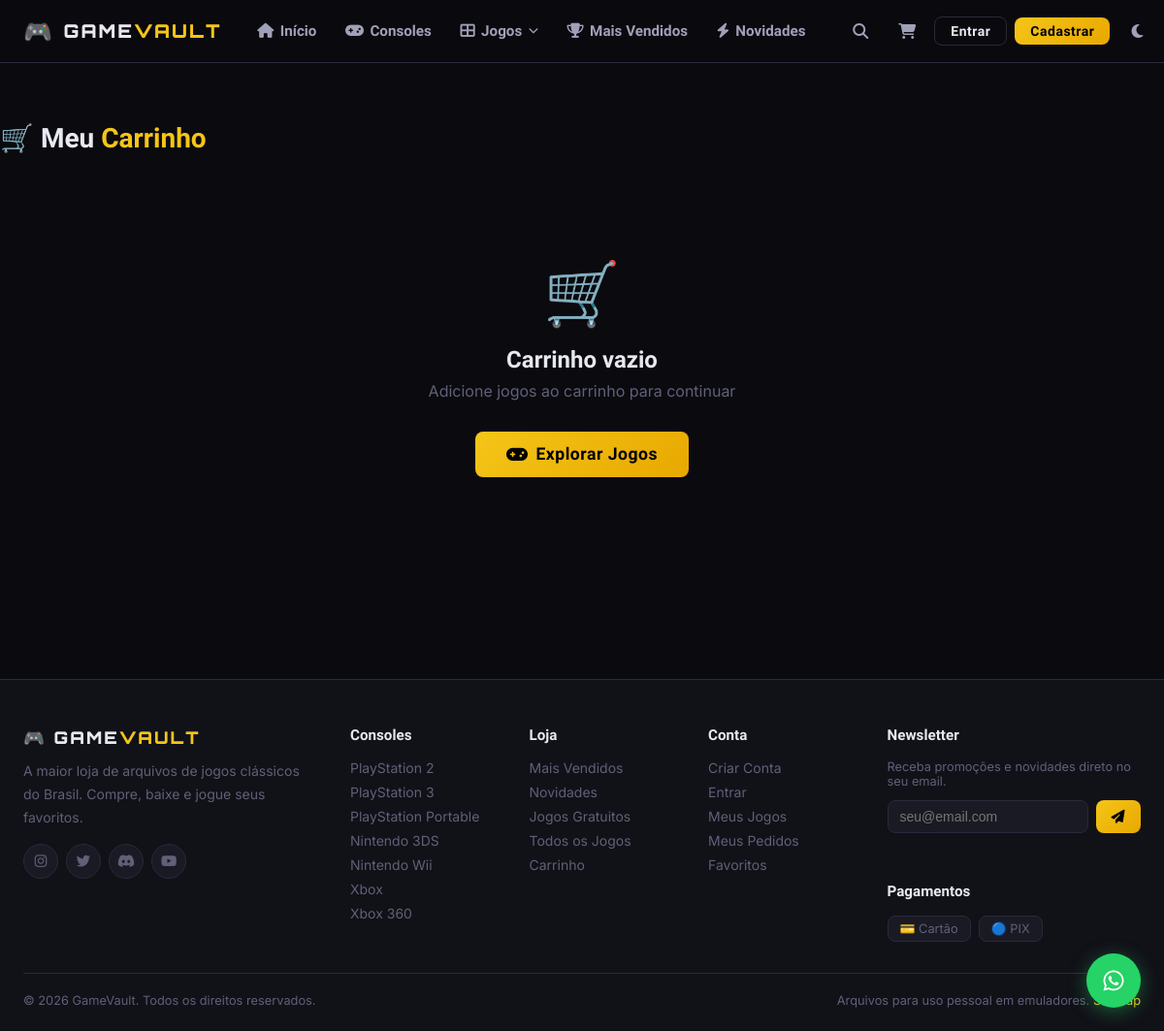
The page /carrinho on the database its author committed.
### tables this page shows
CREATE TABLE consoles (
        id INTEGER PRIMARY KEY AUTOINCREMENT,
        name TEXT UNIQUE NOT NULL,
        slug TEXT UNIQUE NOT NULL,
        banner TEXT DEFAULT '',
        icon TEXT DEFAULT '',
        sort_order INTEGER DEFAULT 0,
        active INTEGER DEFAULT 1
    );

### app.py (the view, shortened to what this page needs)
@app.route('/carrinho')
def cart():
    db = get_db()
    cart_items = session.get('cart', [])
    games = []
    total = 0
    return render_template('cart.html', cart_games=games, total=total)

### app.py (called while the page is built)
def get_db():
    if 'db' not in g:
        g.db = sqlite3.connect(DB_PATH)
        g.db.row_factory = sqlite3.Row
        g.db.execute("PRAGMA journal_mode=WAL")
        g.db.execute("PRAGMA foreign_keys=ON")
    return g.db

def current_user():
    if 'user_id' not in session:
        return None
    return get_db().execute("SELECT * FROM users WHERE id=?", (session['user_id'],)).fetchone()

@app.context_processor
def inject_globals():
    db = get_db()
    consoles = db.execute("SELECT * FROM consoles WHERE active=1 ORDER BY sort_order").fetchall()
    user = current_user()
    notif_count = 0
    cart = session.get('cart', [])
    if user:
        notif_count = db.execute(
            "SELECT COUNT(*) FROM notifications WHERE user_id=? AND read=0",
            (user['id'],)
        ).fetchone()[0]
    return dict(
        consoles=consoles,
        current_user=user,
        notif_count=notif_count,
        cart_count=len(cart),
        now=datetime.datetime.now()
    )

### templates/cart.html (shortened to what this page needs)
{% extends "base.html" %}
{% block content %}
<div class="container section">
  <h1 class="section-title" style="margin-bottom:1.5rem">🛒 Meu <span>Carrinho</span></h1>
  {% if cart_games %}
  <div class="cart-layout">
    <div>
      {% for item in cart_games %}
      {% set g = item.item %}
      <div class="cart-item" data-cart-id="{{ g.id }}" data-cart-type="{{ item.type }}" data-price="{{ g.price if item.type=='game' else g.price }}">
        <div class="cart-item-img">
          {% if item.type=='game' and g.cover %}
          <img src="{{ url_for('static', filename='uploads/covers/'+g.cover) }}" alt="{{ g.title }}">
          {% else %}
          <div style="width:100%;height:100%;background:var(--bg3);display:flex;align-items:center;justify-content:center;font-size:1.5rem">🎮</div>
          {% endif %}
        </div>
        <div class="cart-item-info">
          <div class="cart-item-title">{% if item.type=='game' %}{{ g.title }}{% else %}{{ g.name }}{% endif %}</div>
          <div class="cart-item-console">
            {% if item.type=='game' %}{{ g.console_name }} · {{ g.file_format }}{% else %}Pacote{% endif %}
          </div>
        </div>
        <div class="cart-item-price">R$ {{ '%.2f'|format(g.price)|replace('.',',') }}</div>
        <button class="cart-item-remove" onclick="removeFromCart({{ g.id }}, '{{ item.type }}')" title="Remover">
          <i class="fas fa-trash"></i>
        </button>
      </div>
      {% endfor %}
      <a href="{{ url_for('all_games') }}" class="btn btn-outline btn-sm"><i class="fas fa-plus"></i> Adicionar mais jogos</a>
    </div>
    <div class="order-summary">
      <div class="summary-title">Resumo do Pedido</div>
      <div class="summary-row"><span>Subtotal</span><span id="cartTotal">R$ {{ '%.2f'|format(total)|replace('.',',') }}</span></div>
      <div class="summary-row" id="discountRow" style="display:none;color:var(--success)">
        <span>Desconto</span><span id="discountValue">-</span>
      </div>
      <div class="summary-row total">
        <span>Total</span>
        <span class="summary-total-price" id="finalTotal">R$ {{ '%.2f'|format(total)|replace('.',',') }}</span>
      </div>
      <div id="cartSubtotal" data-total="{{ total }}" style="display:none"></div>
      <div class="coupon-input">
        <input type="text" id="couponInput" placeholder="CUPOM DE DESCONTO" class="form-input" style="margin:0">
        <button class="btn btn-outline btn-sm" onclick="checkCoupon()">Aplicar</button>
      </div>
      <div id="couponMsg"></div>
      <input type="hidden" id="couponCodeHidden" value="">
      {% if current_user %}
      <a href="{{ url_for('checkout') }}" class="btn btn-gold btn-full btn-lg" style="margin-top:1rem">
        <i class="fas fa-lock"></i> Finalizar Compra
      </a>
      {% else %}
      <a href="{{ url_for('login') }}?next={{ url_for('checkout') }}" class="btn btn-gold btn-full btn-lg" style="margin-top:1rem">
        <i class="fas fa-sign-in-alt"></i> Entrar para Comprar
      </a>
      {% endif %}
      <p style="text-align:center;font-size:0.75rem;color:var(--text3);margin-top:0.75rem">
        <i class="fas fa-shield-alt"></i> Pagamento 100% seguro
      </p>
    </div>
  </div>
  {% else %}
  <div style="text-align:center;padding:5rem 0">
    <div style="font-size:4rem;margin-bottom:1rem">🛒</div>
    <h3 style="font-family:var(--font-heading);font-size:1.5rem;margin-bottom:0.5rem">Carrinho vazio</h3>
    <p style="color:var(--text3);margin-bottom:2rem">Adicione jogos ao carrinho para continuar</p>
    <a href="{{ url_for('all_games') }}" class="btn btn-gold btn-lg"><i class="fas fa-gamepad"></i> Explorar Jogos</a>
  </div>
  {% endif %}
</div>
{% endblock %}

### templates/base.html (shortened to what this page needs)
<!DOCTYPE html>
<html lang="pt-BR" data-theme="dark">
<head>
<link rel="stylesheet" href="https://cdnjs.cloudflare.com/ajax/libs/font-awesome/6.5.0/css/all.min.css">
<link rel="stylesheet" href="{{ url_for('static', filename='css/style.css') }}">
</head>
<body class="{% block body_class %}{% endblock %}">
<nav class="navbar" id="navbar">
  <div class="nav-container">
    <a href="{{ url_for('index') }}" class="nav-logo">
      <span class="logo-icon">🎮</span>
      <span class="logo-text">GAME<span class="logo-gold">VAULT</span></span>
    </a>
    <div class="nav-links" id="navLinks">
      <a href="{{ url_for('index') }}" class="nav-link {% if request.endpoint=='index' %}active{% endif %}">
        <i class="fas fa-home"></i> Início
      </a>
      <a href="{{ url_for('consoles_page') }}" class="nav-link {% if request.endpoint=='consoles_page' %}active{% endif %}">
        <i class="fas fa-gamepad"></i> Consoles
      </a>
      <div class="nav-dropdown">
        <span class="nav-link has-dropdown">
          <i class="fas fa-th-large"></i> Jogos <i class="fas fa-chevron-down tiny"></i>
        </span>
      </div>
      <a href="{{ url_for('bestsellers') }}" class="nav-link {% if request.endpoint=='bestsellers' %}active{% endif %}">
        <i class="fas fa-trophy"></i> Mais Vendidos
      </a>
      <a href="{{ url_for('novidades') }}" class="nav-link {% if request.endpoint=='novidades' %}active{% endif %}">
        <i class="fas fa-bolt"></i> Novidades
      </a>
    </div>
    <div class="nav-actions">
      <button class="nav-icon-btn" id="searchToggle" title="Buscar">
        <i class="fas fa-search"></i>
      </button>
      <a href="{{ url_for('cart') }}" class="nav-icon-btn cart-btn" title="Carrinho">
        <i class="fas fa-shopping-cart"></i>
      </a>
      {% if current_user %}
      <div class="nav-notif" id="notifDropdown">
        <button class="nav-icon-btn notif-btn" title="Notificações">
          <i class="fas fa-bell"></i>
          {% if notif_count > 0 %}
          <span class="badge pulse">{{ notif_count }}</span>
          {% endif %}
        </button>
        <div class="notif-panel" id="notifPanel">
          <div class="notif-header">
            <span>Notificações</span>
            <small id="notifCount">{{ notif_count }} nova(s)</small>
          </div>
          <div class="notif-list" id="notifList">
            <div class="notif-loading">Carregando...</div>
          </div>
          <a href="{{ url_for('my_account') }}" class="notif-footer">Ver todas</a>
        </div>
      </div>
      <div class="nav-user">
        <button class="nav-user-btn">
          {% if current_user.avatar %}
          <img src="{{ url_for('static', filename='uploads/avatars/'+current_user.avatar) }}" alt="Avatar" class="user-avatar-small">
          {% else %}
          <div class="user-initials">{{ current_user.name[0].upper() }}</div>
          {% endif %}
          <span class="user-name-short">{{ current_user.name.split()[0] }}</span>
          <i class="fas fa-chevron-down tiny"></i>
        </button>
        <div class="user-dropdown">
          <a href="{{ url_for('my_account') }}" class="dropdown-item"><i class="fas fa-user"></i> Minha Conta</a>
          <a href="{{ url_for('my_account') }}#library" class="dropdown-item"><i class="fas fa-gamepad"></i> Meus Jogos</a>
          <a href="{{ url_for('edit_profile') }}" class="dropdown-item"><i class="fas fa-cog"></i> Configurações</a>
          {% if current_user.is_admin %}
          <div class="dropdown-divider"></div>
          <a href="{{ url_for('admin_index') }}" class="dropdown-item admin-link"><i class="fas fa-shield-alt"></i> Painel Admin</a>
          {% endif %}
          <div class="dropdown-divider"></div>
          <a href="{{ url_for('logout') }}" class="dropdown-item logout-link"><i class="fas fa-sign-out-alt"></i> Sair</a>
        </div>
      </div>
      {% else %}
      <a href="{{ url_for('login') }}" class="btn btn-outline btn-sm">Entrar</a>
      <a href="{{ url_for('register') }}" class="btn btn-gold btn-sm">Cadastrar</a>
      {% endif %}
      <button class="nav-icon-btn theme-toggle" id="themeToggle" title="Alternar tema">
        <i class="fas fa-moon" id="themeIcon"></i>
      </button>
    </div>
  </div>
</nav>
<main id="main-content">
  {% block content %}{% endblock %}
</main>
<footer class="footer">
  <div class="footer-container">
    <div class="footer-grid">
      <div class="footer-brand">
        <div class="footer-logo">🎮 GAME<span>VAULT</span></div>
        <p>A maior loja de arquivos de jogos clássicos do Brasil. Compre, baixe e jogue seus favoritos.</p>
        <div class="footer-social">
          <a href="#" class="social-btn"><i class="fab fa-instagram"></i></a>
          <a href="#" class="social-btn"><i class="fab fa-twitter"></i></a>
          <a href="#" class="social-btn"><i class="fab fa-discord"></i></a>
          <a href="#" class="social-btn"><i class="fab fa-youtube"></i></a>
        </div>
      </div>
      <div class="footer-col">
        <h4>Consoles</h4>
        {% for console in consoles %}
        <a href="{{ url_for('console_page', slug=console.slug) }}">{{ console.name }}</a>
        {% endfor %}
      </div>
      <div class="footer-col">
        <h4>Loja</h4>
        <a href="{{ url_for('bestsellers') }}">Mais Vendidos</a>
        <a href="{{ url_for('novidades') }}">Novidades</a>
        <a href="{{ url_for('free_games') }}">Jogos Gratuitos</a>
        <a href="{{ url_for('all_games') }}">Todos os Jogos</a>
        <a href="{{ url_for('cart') }}">Carrinho</a>
      </div>
      <div class="footer-col">
        <h4>Conta</h4>
        <a href="{{ url_for('register') }}">Criar Conta</a>
        <a href="{{ url_for('login') }}">Entrar</a>
        <a href="{{ url_for('my_account') }}">Meus Jogos</a>
        <a href="{{ url_for('my_account') }}#orders">Meus Pedidos</a>
        <a href="{{ url_for('my_account') }}#wishlist">Favoritos</a>
      </div>
      <div class="footer-col">
        <h4>Newsletter</h4>
        <p class="footer-newsletter-text">Receba promoções e novidades direto no seu email.</p>
        <form class="footer-newsletter" id="footerNewsletter">
          <input type="email" placeholder="seu@email.com" required id="newsletterEmail">
          <button type="submit" class="btn btn-gold btn-sm">
            <i class="fas fa-paper-plane"></i>
          </button>
        </form>
        <div id="newsletterMsg" class="newsletter-msg"></div>
        <h4 style="margin-top:1.5rem">Pagamentos</h4>
        <div class="payment-icons">
          <span class="pay-icon">💳 Cartão</span>
          <span class="pay-icon">🔵 PIX</span>
        </div>
      </div>
    </div>
    <div class="footer-bottom">
      <p>© {{ now.year }} GameVault. Todos os direitos reservados.</p>
      <p>Arquivos para uso pessoal em emuladores. <a href="{{ url_for('sitemap') }}">Sitemap</a></p>
    </div>
  </div>
</footer>
<a href="https://wa.me/5500000000000?text=Olá!%20Preciso%20de%20ajuda%20no%20GameVault"
   class="whatsapp-float" target="_blank" title="Suporte via WhatsApp">
  <i class="fab fa-whatsapp"></i>
</a>
</body>
</html>

### rows shown on the page
consoles: name "PlayStation 2"
consoles: name "PlayStation 3"
consoles: name "PlayStation Portable"
consoles: name "Nintendo 3DS"
consoles: name "Nintendo Wii"
consoles: name "Xbox"
consoles: name "Xbox 360"
